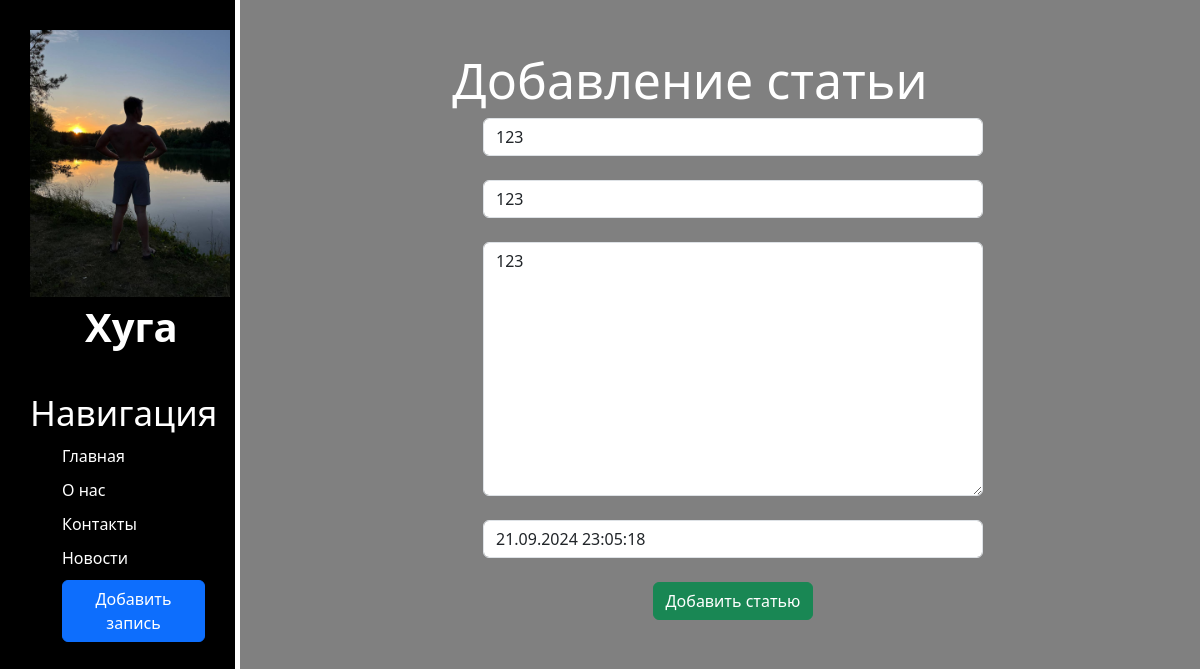
Page /news/4/update on the committed database.
### news/models.py (models this page shows, shortened)
class Articles(models.Model):
    title = models.CharField('Название', max_length=50)
    anons = models.CharField('Анонс', max_length=250)
    fulltext = models.TextField('Содержание')
    date = models.DateTimeField('Дата публикации')
    class Meta:
        verbose_name='Новость'
        verbose_name_plural='Новости'

### news/views.py (the view)
# urls.py: path('<int:pk>/update', views.NewsUpdateView.as_view(), name='newsupdate'),
class NewsUpdateView(UpdateView):
    model= Articles
    template_name = 'news/create.html'
    form_class = ArticlesForm

### news/forms.py
class ArticlesForm(ModelForm):
    class Meta:
        model = Articles
        fields = ['title', 'anons', 'fulltext', 'date']
        widgets = {
            'title': TextInput(attrs={
                'class': 'form-control',
                'placeholder': 'Название статьи'
            }),
            'anons': TextInput(attrs={
                'class': 'form-control',
                'placeholder': 'Анонс'
            }),
            'date': DateTimeInput(attrs={
                'class': 'form-control',
                'placeholder': 'Дата публикации'
            }),
            'fulltext': Textarea(attrs={
                'class': 'form-control',
                'placeholder': 'Содержание'
            })
        }

### news/templates/news/create.html (shortened to what this page needs)
{% extends 'main/layout.html' %}
{% block content%}
<div class="features">
  <h1>Добавление статьи</h1>
  <form method='post'>
    {{ form.title }}<br>
    {{ form.anons }}<br>
    {{ form.fulltext }}<br>
    {{ form.date }}<br>
    <button class="btn btn-success" type="submit"> Добавить статью </button>
  </form>
</div>
{% endblock %}

### main/static/main/css/main.css (style rules this page uses)
body { background: gray; }
main .features { float: left; color: white; margin-top: 50px; text-align: center; width:75%; }
main .features h1 { font-size: 50px; }
form { margin-left: 27%; width: 500px; margin-top: 1px; }

### rows in the picture
Articles: title "123", anons "123", fulltext "123", date "21.09.2024 23:05:18"
